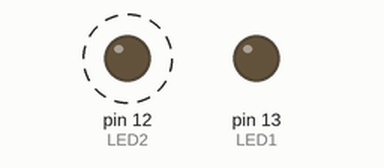
This sketch was run on a simulated Arduino Uno, built with avr-gcc and run on an emulated ATmega328P. Parts: output pins drawn as LEDs (lit = HIGH). Dashed ring = blinking.

Above: at 0.5 s.
At 3.7 s:
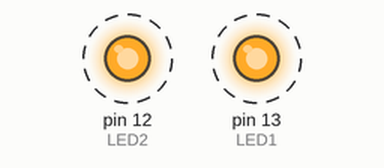
Timing chart, 0 to 4.6 s (numbered marks = the images above):
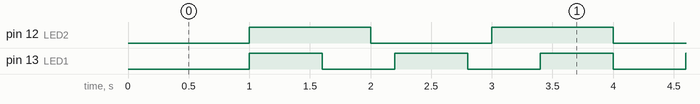

The sketch:

02_blink_sync.ino
```cpp
#define LED1 13
#define LED2 12

int s1, s2;
int t1, t2;

unsigned long old;

void setup () {
    pinMode(LED1, OUTPUT);
    pinMode(LED2, OUTPUT);
    s1 = s2 = 0;
    t1 = t2 = 1000;
    old = millis();
}

void loop () {
    unsigned long now = millis();
    int dt = now - old;
    old = now;

    t1 -= dt;
    if (t1 <= 0) {
        t1 = 600;
        s1 = !s1;
        digitalWrite(LED1, s1);
    }

    t2 -= dt;
    if (t2 <= 0) {
        t2 = 1000;
        s2 = !s2;
        digitalWrite(LED2, s2);
    }
}
```

Measured:
- by itself, pin 12 (LED2): alternates HIGH for 1.0 s and LOW for 1.0 s
- by itself, pin 13 (LED1): alternates HIGH for 0.60 s and LOW for 0.60 s
- by itself, everything shown: repeats every 6.0 s, in 14 steps
